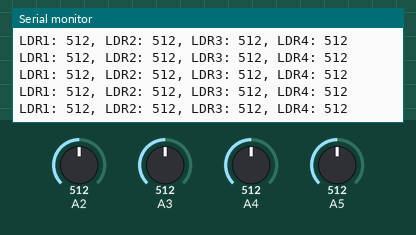
Recording of a sketch running on a simulated Arduino Uno, built with avr-gcc and run on an emulated ATmega328P. Shown: the last lines printed to the serial monitor. The test bench sets the inputs (shaded band); at power-on: A2 = 512, A5 = 512, A3 = 512, A4 = 512.

Above: at 1.2 s.
1.3 s: A2 set to 111
At 1.39 s:
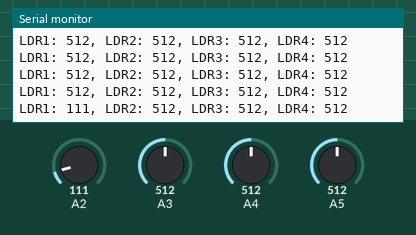
2.8 s: A2 set to 91
At 2.81 s:
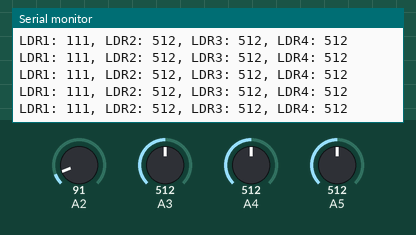
8.8 s: A5 set to 109
At 8.81 s:
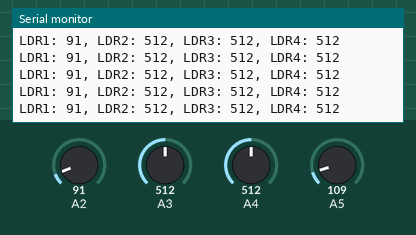
11.8 s: A5 set to 94
At 11.8 s:
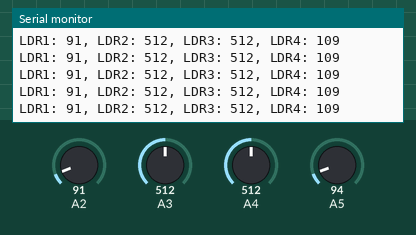
13.3 s: A3 set to 108
At 13.33 s:
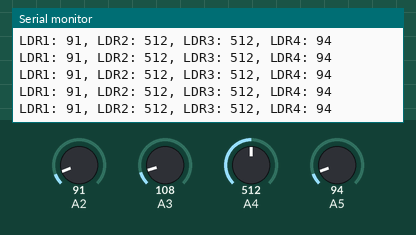
14.8 s: A3 set to 88
At 14.82 s:
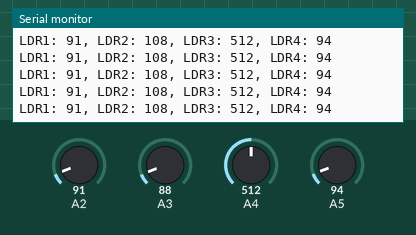
Timing chart, 0 to 17.8 s (numbered marks = the images above; inputs shaded):
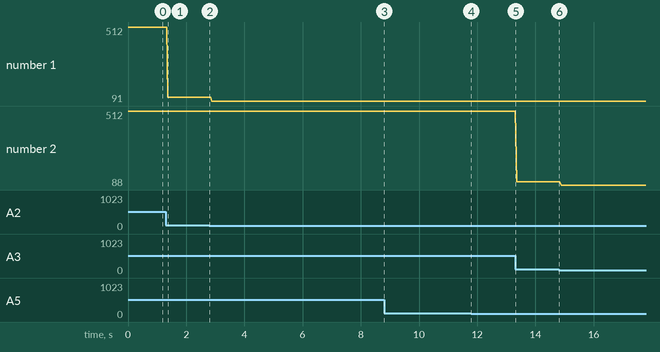

Measured:
- after the input at 1.3 s, the serial monitor: prints a new line after 0.07 s (image 1)
- plotted number 1: 512 → 111 after the input at 1.3 s, 111 → 91 after the input at 2.8 s
- plotted number 2: 512 → 108 after the input at 13.3 s, 108 → 88 after the input at 14.8 s

The sketch:

test_ldr.ino
```cpp
void setup() {
  Serial.begin(9600);
}

void loop() {
  Serial.print("LDR1: ");
  Serial.print(analogRead(A2));
  Serial.print(", LDR2: ");
  Serial.print(analogRead(A3));
  Serial.print(", LDR3: ");
  Serial.print(analogRead(A4));
  Serial.print(", LDR4: ");
  Serial.println(analogRead(A5));
}
```
